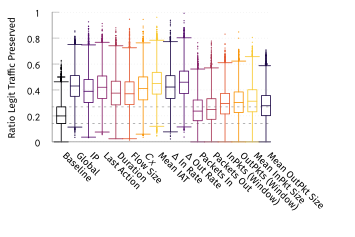

The script that saved this image:
set terminal tikz standalone color size 9cm,6cm font '\scriptsize' preamble '\usepackage{microtype} \usepackage[sfdefault]{FiraSans} \usepackage{newtxsf} \usepackage[T1]{fontenc} \renewcommand*\oldstylenums[1]{{\firaoldstyle #1}} \usepackage[binary-units, per-mode=symbol]{siunitx} \sisetup{detect-all}' createstyle
set output "ftprep-tcp-cap-box-pres.tex"

#load "parula.pal"
load "inferno.pal"

set style line 102 lc rgb '#a0a0a0' lt 1 lw 1
set style boxplot outliers pointtype 7
set style data boxplot
set border ls 102
set colorbox border 102
set key textcolor rgb "black"
set tics textcolor rgb "black"
set label textcolor rgb "black"

set border 3
set grid y
set xtics nomirror
set xtics rotate by -45
set ytics nomirror

set key autotitle columnhead
set datafile separator ","

#set xlabel "Iteration ($t \\cdot{} \\SI{50}{\\milli\\second}$)"
set ylabel "Ratio Legit Traffic Preserved"

set yrange [0.0:1.0]
set xrange [-1.0:23.0]
set xtics ("Baseline" 0.0, \
	"Global" 1.5, \
	"IP" 3.0, \
	"Last Action" 4.5, \
	"Duration" 6.0, \
	"Flow Size" 7.5, \
	"$C_X$" 9.0, \
	"Mean IAT" 10.5, \
	"$\\Delta$ In Rate" 12.0, \
	"$\\Delta$ Out Rate" 13.5, \
	"Packets In" 15.0, \
	"Packets Out" 16.5, \
	"InPkts (Window)" 18.0, \
	"OutPkts (Window)" 19.5, \
	"Mean InPkt Size" 21.0, \
	"Mean OutPkt Size" 22.5, \
	) scale 0.0
#set key inside bottom right
set boxwidth 1
unset key
set pointsize 0.1

stats '../results/baseline-2-avg-ng.csv' u 3
set arrow from -1.0,STATS_up_quartile to 23.0,STATS_up_quartile nohead ls 1 dt "." lc rgb '#a7000004' 
set arrow from -1.0,STATS_lo_quartile to 23.0,STATS_lo_quartile nohead ls 1 dt "." lc rgb '#a7000004' 

plot '../results/baseline-2-avg-ng.csv' u (0.0):3:(1.0) ls 1 ps .1, \
     '../results/ft-tcp-cap-g-avg.csv' u (1.5):3:(1.0) ls 2 ps .1, \
     '../results/ft-tcp-cap-f0-avg.csv' u (3.0):3:(1.0) ls 3 ps .1, \
     '../results/ft-tcp-cap-f1-avg.csv' u (4.5):3:(1.0) ls 4 ps .1, \
     '../results/ft-tcp-cap-f2-avg.csv' u (6.0):3:(1.0) ls 5 ps .1, \
     '../results/ft-tcp-cap-f3-avg.csv' u (7.5):3:(1.0) ls 6 ps .1, \
     '../results/ft-tcp-cap-f4-avg.csv' u (9.0):3:(1.0) ls 7 ps .1, \
     '../results/ft-tcp-cap-f5-avg.csv' u (10.5):3:(1.0) ls 8 ps .1, \
     '../results/ft-tcp-cap-f6-avg.csv' u (12.0):3:(1.0) ls 2 ps .1, \
     '../results/ft-tcp-cap-f7-avg.csv' u (13.5):3:(1.0) ls 3 ps .1, \
     '../results/ft-tcp-cap-f8-avg.csv' u (15.0):3:(1.0) ls 4 ps .1, \
     '../results/ft-tcp-cap-f9-avg.csv' u (16.5):3:(1.0) ls 5 ps .1, \
     '../results/ft-tcp-cap-f10-avg.csv' u (18.0):3:(1.0) ls 6 ps .1, \
     '../results/ft-tcp-cap-f11-avg.csv' u (19.5):3:(1.0) ls 7 ps .1, \
     '../results/ft-tcp-cap-f12-avg.csv' u (21.0):3:(1.0) ls 8 ps .1, \
     '../results/ft-tcp-cap-f13-avg.csv' u (22.5):3:(1.0) ls 2 ps .1 

set out
